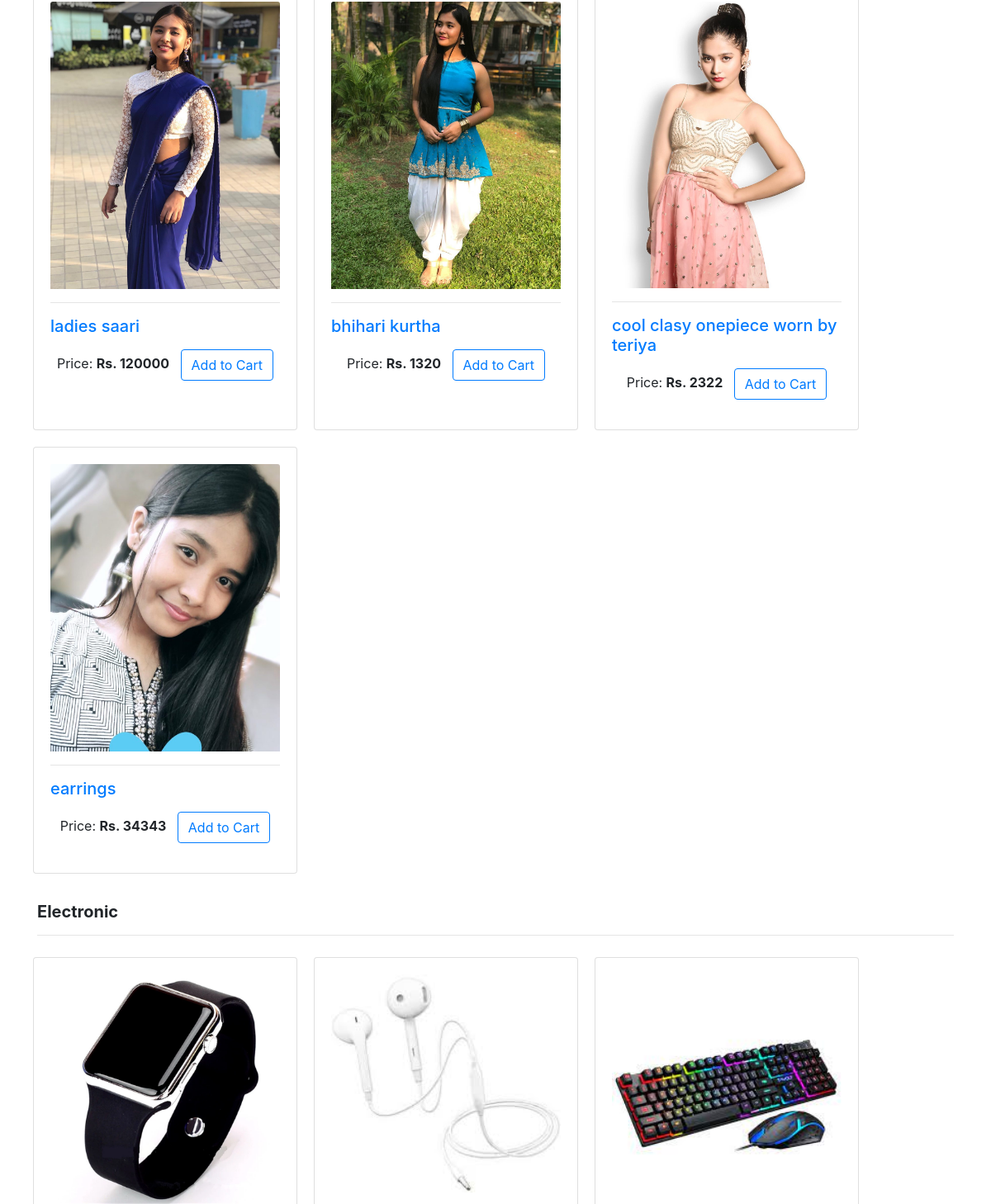
The page /all-categories/ (middle part) on the database as committed earlier.
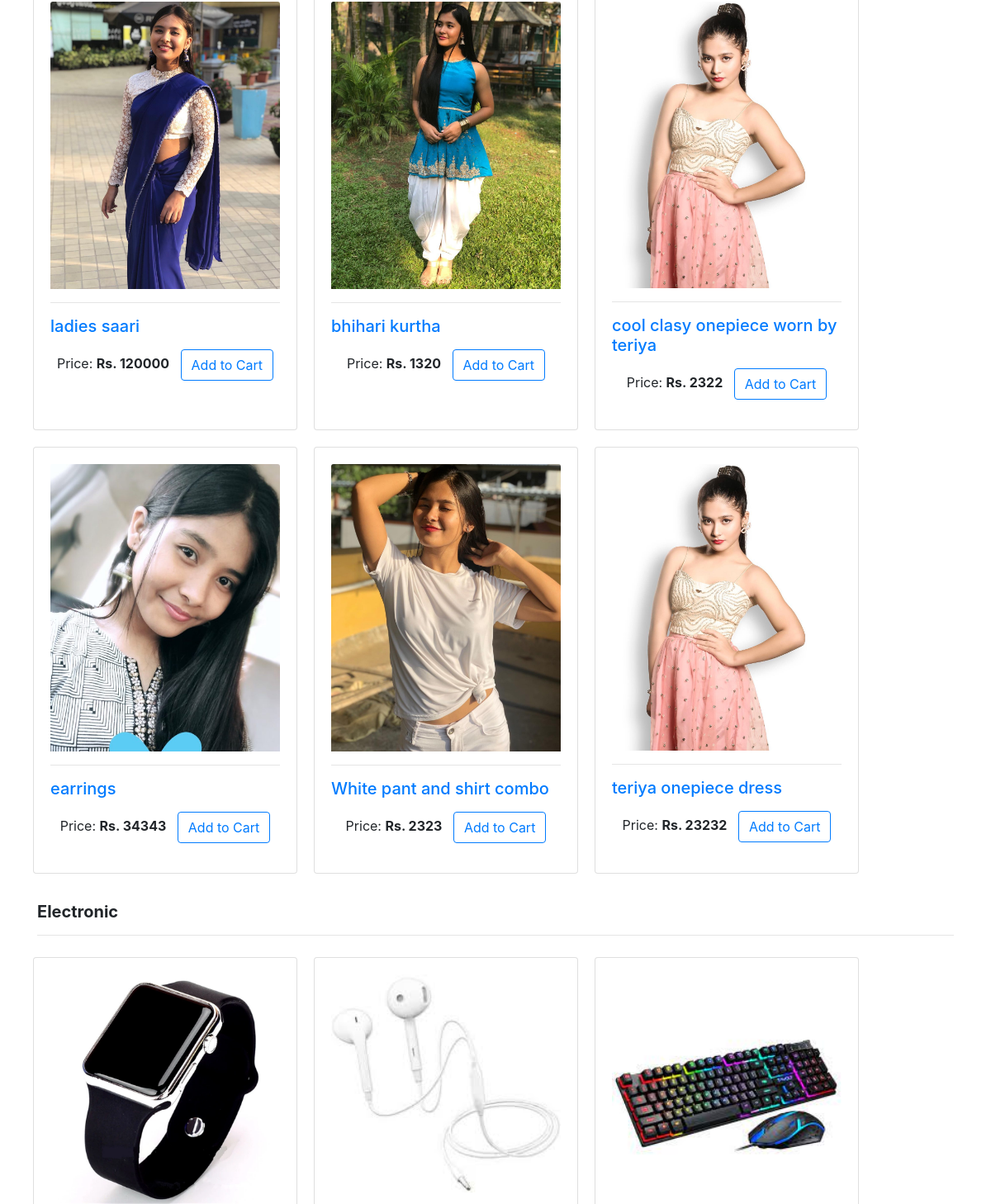
The same page on the database as committed later.
### eapp/models.py (models this page shows, shortened)
class Product(models.Model):
    name = models.CharField(max_length=100)
    desc = models.TextField()
    price = models.IntegerField()
    slug = models.SlugField(unique=True)
    category = models.ForeignKey(Category, on_delete=models.CASCADE)
    warranty = models.CharField(max_length=100, null=True, blank=True)
    count_view = models.PositiveIntegerField(default=0)
    return_policy = models.CharField(max_length=200, null=True, blank=True)
    image = models.ImageField(upload_to='product' )

class Category(models.Model):
    title = models.CharField(max_length=20)
    slug = models.SlugField(unique=True)

### eapp/views.py (the view)
# urls.py: path('all-categories/', AllProductsView.as_view(), name='allcategories'),
class AllProductsView(EconMixin, TemplateView):
    template_name = 'allproducts.html'
    def get_context_data(self, **kwargs):
        context = super().get_context_data(**kwargs)
        context['allcategories'] = Category.objects.all()
        return context

### eapp/views.py (called while the page is built)
    def dispatch(self, request, *args, **kwargs):
        cart_id = request.session.get('cart_id', None)
        if cart_id:
            cart_obj = Cart.objects.get(id=cart_id)
            if request.user.is_authenticated and request.user.customer:
                cart_obj.customer = request.user.customer
                cart_obj.save()
        return super().dispatch(request, *args, **kwargs)

### templates/allproducts.html (shortened to what this page needs)
{% extends 'base.html' %}
{% load static %}>
{% block content %}
<br>
{% for category in allcategories %}
<h5><strong>{{category.title}}</strong></h5>
<hr>
<div class="row">
{% for cat in category.product_set.all %}
    <div class="card" style="width: 20rem; margin: 10px ">
        <div class="card-body">
            <a href="{% url 'productdetail' cat.slug %}">
                <img class="card-img-top" src="{{ cat.image.url }}" alt="Card image cap">
                <hr>
                <h5 class="card-title">{{ cat.name }}</h5>
            </a>
            <p class="text-center mt-3">Price: <strong>Rs. {{cat.price}}</strong> &nbsp; <a href="{% url 'addtocart' cat.id %}"
                                                                                            class="btn btn-outline-primary">Add
                to Cart</a></p>
        </div>
    </div>
   {% endfor %}
</div>
<br>
{% endfor %}
<br>
{% endblock %}

Rows that differ between the two databases and show on the page:
added Product: image (picture), name "White pant and shirt combo", price "2323", shown under Category (number 1 of 2 on the later page)
added Product: image (picture), name "teriya onepiece dress", price "23232", shown under Category (number 1 of 2 on the later page)
